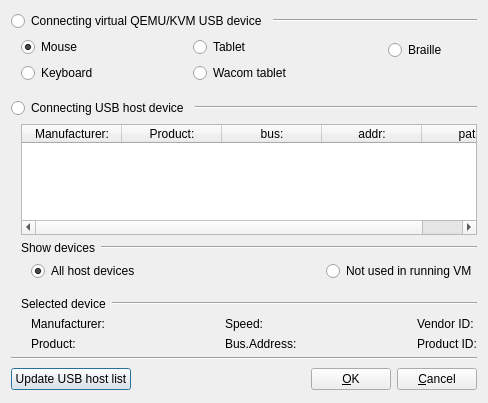
<?xml version="1.0" encoding="UTF-8"?>
<ui version="4.0">
 <class>Add_USB_Port_Window</class>
 <widget class="QDialog" name="Add_USB_Port_Window">
  <property name="geometry">
   <rect>
    <x>0</x>
    <y>0</y>
    <width>488</width>
    <height>403</height>
   </rect>
  </property>
  <property name="windowTitle">
   <string>Adding USB </string>
  </property>
  <property name="windowIcon">
   <iconset>
    <normaloff>:/usb.png</normaloff>:/usb.png</iconset>
  </property>
  <layout class="QVBoxLayout" name="verticalLayout_8">
   <item>
    <layout class="QHBoxLayout" name="horizontalLayout_2">
     <item>
      <widget class="QRadioButton" name="RB_QEMU_USB">
       <property name="sizePolicy">
        <sizepolicy hsizetype="Maximum" vsizetype="Fixed">
         <horstretch>0</horstretch>
         <verstretch>0</verstretch>
        </sizepolicy>
       </property>
       <property name="text">
        <string>Connecting virtual QEMU/KVM USB device</string>
       </property>
       <property name="checkable">
        <bool>false</bool>
       </property>
       <property name="checked">
        <bool>false</bool>
       </property>
       <property name="autoExclusive">
        <bool>false</bool>
       </property>
      </widget>
     </item>
     <item>
      <widget class="Line" name="line_3">
       <property name="orientation">
        <enum>Qt::Horizontal</enum>
       </property>
      </widget>
     </item>
    </layout>
   </item>
   <item>
    <widget class="QWidget" name="Widget_QEMU_Devices" native="true">
     <layout class="QHBoxLayout" name="horizontalLayout_5">
      <property name="leftMargin">
       <number>10</number>
      </property>
      <property name="topMargin">
       <number>0</number>
      </property>
      <property name="rightMargin">
       <number>0</number>
      </property>
      <item>
       <layout class="QVBoxLayout" name="verticalLayout">
        <item>
         <widget class="QRadioButton" name="RB_QEMU_Mouse">
          <property name="text">
           <string>Mouse</string>
          </property>
          <property name="checked">
           <bool>true</bool>
          </property>
         </widget>
        </item>
        <item>
         <widget class="QRadioButton" name="RB_QEMU_Keyboard">
          <property name="text">
           <string>Keyboard</string>
          </property>
         </widget>
        </item>
       </layout>
      </item>
      <item>
       <spacer name="horizontalSpacer_4">
        <property name="orientation">
         <enum>Qt::Horizontal</enum>
        </property>
        <property name="sizeHint" stdset="0">
         <size>
          <width>83</width>
          <height>20</height>
         </size>
        </property>
       </spacer>
      </item>
      <item>
       <layout class="QVBoxLayout" name="verticalLayout_2">
        <item>
         <widget class="QRadioButton" name="RB_QEMU_Tablet">
          <property name="text">
           <string>Tablet</string>
          </property>
         </widget>
        </item>
        <item>
         <widget class="QRadioButton" name="RB_QEMU_WacomTablet">
          <property name="text">
           <string>Wacom tablet</string>
          </property>
         </widget>
        </item>
       </layout>
      </item>
      <item>
       <spacer name="horizontalSpacer_5">
        <property name="orientation">
         <enum>Qt::Horizontal</enum>
        </property>
        <property name="sizeHint" stdset="0">
         <size>
          <width>83</width>
          <height>20</height>
         </size>
        </property>
       </spacer>
      </item>
      <item>
       <layout class="QVBoxLayout" name="verticalLayout_3">
        <item>
         <widget class="QRadioButton" name="RB_QEMU_Braille">
          <property name="text">
           <string>Braille</string>
          </property>
         </widget>
        </item>
        <item>
         <spacer name="horizontalSpacer_6">
          <property name="orientation">
           <enum>Qt::Horizontal</enum>
          </property>
          <property name="sizeHint" stdset="0">
           <size>
            <width>40</width>
            <height>20</height>
           </size>
          </property>
         </spacer>
        </item>
       </layout>
      </item>
     </layout>
    </widget>
   </item>
   <item>
    <layout class="QHBoxLayout" name="horizontalLayout_3">
     <item>
      <widget class="QRadioButton" name="RB_Host_USB">
       <property name="sizePolicy">
        <sizepolicy hsizetype="Maximum" vsizetype="Fixed">
         <horstretch>0</horstretch>
         <verstretch>0</verstretch>
        </sizepolicy>
       </property>
       <property name="text">
        <string>Connecting USB host device</string>
       </property>
       <property name="checkable">
        <bool>false</bool>
       </property>
       <property name="autoExclusive">
        <bool>false</bool>
       </property>
      </widget>
     </item>
     <item>
      <widget class="Line" name="line_2">
       <property name="orientation">
        <enum>Qt::Horizontal</enum>
       </property>
      </widget>
     </item>
    </layout>
   </item>
   <item>
    <widget class="QWidget" name="Widget_Host_Devices" native="true">
     <layout class="QVBoxLayout" name="verticalLayout_7">
      <property name="leftMargin">
       <number>10</number>
      </property>
      <property name="topMargin">
       <number>0</number>
      </property>
      <property name="rightMargin">
       <number>0</number>
      </property>
      <property name="bottomMargin">
       <number>0</number>
      </property>
      <item>
       <widget class="QTableWidget" name="Table_Host_USB">
        <property name="editTriggers">
         <set>QAbstractItemView::NoEditTriggers</set>
        </property>
        <property name="selectionMode">
         <enum>QAbstractItemView::SingleSelection</enum>
        </property>
        <property name="selectionBehavior">
         <enum>QAbstractItemView::SelectRows</enum>
        </property>
        <property name="verticalScrollMode">
         <enum>QAbstractItemView::ScrollPerPixel</enum>
        </property>
        <property name="horizontalScrollMode">
         <enum>QAbstractItemView::ScrollPerPixel</enum>
        </property>
        <column>
         <property name="text">
          <string>Manufacturer:</string>
         </property>
        </column>
        <column>
         <property name="text">
          <string>Product:</string>
         </property>
        </column>
        <column>
         <property name="text">
          <string>bus:</string>
         </property>
        </column>
        <column>
         <property name="text">
          <string>addr:</string>
         </property>
        </column>
        <column>
         <property name="text">
          <string>path:</string>
         </property>
        </column>
       </widget>
      </item>
      <item>
       <layout class="QHBoxLayout" name="horizontalLayout_6">
        <item>
         <widget class="QLabel" name="label_2">
          <property name="sizePolicy">
           <sizepolicy hsizetype="Maximum" vsizetype="Preferred">
            <horstretch>0</horstretch>
            <verstretch>0</verstretch>
           </sizepolicy>
          </property>
          <property name="text">
           <string>Show devices</string>
          </property>
         </widget>
        </item>
        <item>
         <widget class="Line" name="line_5">
          <property name="orientation">
           <enum>Qt::Horizontal</enum>
          </property>
         </widget>
        </item>
       </layout>
      </item>
      <item>
       <layout class="QHBoxLayout" name="horizontalLayout_7">
        <property name="leftMargin">
         <number>10</number>
        </property>
        <item>
         <widget class="QRadioButton" name="RB_Show_All">
          <property name="text">
           <string>All host devices</string>
          </property>
          <property name="checked">
           <bool>true</bool>
          </property>
         </widget>
        </item>
        <item>
         <spacer name="horizontalSpacer">
          <property name="orientation">
           <enum>Qt::Horizontal</enum>
          </property>
          <property name="sizeHint" stdset="0">
           <size>
            <width>13</width>
            <height>18</height>
           </size>
          </property>
         </spacer>
        </item>
        <item>
         <widget class="QRadioButton" name="RB_Show_Not_Used_Runtime">
          <property name="text">
           <string>Not used in running VM</string>
          </property>
         </widget>
        </item>
       </layout>
      </item>
      <item>
       <spacer name="verticalSpacer">
        <property name="orientation">
         <enum>Qt::Vertical</enum>
        </property>
        <property name="sizeType">
         <enum>QSizePolicy::Fixed</enum>
        </property>
        <property name="sizeHint" stdset="0">
         <size>
          <width>100</width>
          <height>10</height>
         </size>
        </property>
       </spacer>
      </item>
      <item>
       <layout class="QHBoxLayout" name="horizontalLayout_4">
        <item>
         <widget class="QLabel" name="Label_Selected_Device">
          <property name="sizePolicy">
           <sizepolicy hsizetype="Maximum" vsizetype="Preferred">
            <horstretch>0</horstretch>
            <verstretch>0</verstretch>
           </sizepolicy>
          </property>
          <property name="text">
           <string>Selected device</string>
          </property>
         </widget>
        </item>
        <item>
         <widget class="Line" name="line_4">
          <property name="orientation">
           <enum>Qt::Horizontal</enum>
          </property>
         </widget>
        </item>
       </layout>
      </item>
      <item>
       <layout class="QHBoxLayout" name="horizontalLayout_8">
        <property name="leftMargin">
         <number>10</number>
        </property>
        <item>
         <layout class="QVBoxLayout" name="verticalLayout_4">
          <item>
           <widget class="QLabel" name="S_Manufacturer">
            <property name="text">
             <string>Manufacturer:</string>
            </property>
           </widget>
          </item>
          <item>
           <widget class="QLabel" name="S_Product">
            <property name="text">
             <string>Product:</string>
            </property>
           </widget>
          </item>
         </layout>
        </item>
        <item>
         <spacer name="horizontalSpacer_7">
          <property name="orientation">
           <enum>Qt::Horizontal</enum>
          </property>
          <property name="sizeHint" stdset="0">
           <size>
            <width>123</width>
            <height>20</height>
           </size>
          </property>
         </spacer>
        </item>
        <item>
         <layout class="QVBoxLayout" name="verticalLayout_5">
          <item>
           <widget class="QLabel" name="S_Speed">
            <property name="text">
             <string>Speed:</string>
            </property>
           </widget>
          </item>
          <item>
           <widget class="QLabel" name="S_BusAddr">
            <property name="text">
             <string>Bus.Address:</string>
            </property>
           </widget>
          </item>
         </layout>
        </item>
        <item>
         <spacer name="horizontalSpacer_8">
          <property name="orientation">
           <enum>Qt::Horizontal</enum>
          </property>
          <property name="sizeHint" stdset="0">
           <size>
            <width>122</width>
            <height>20</height>
           </size>
          </property>
         </spacer>
        </item>
        <item>
         <layout class="QVBoxLayout" name="verticalLayout_6">
          <item>
           <widget class="QLabel" name="S_Vendor_ID">
            <property name="text">
             <string>Vendor ID:</string>
            </property>
           </widget>
          </item>
          <item>
           <widget class="QLabel" name="S_Product_ID">
            <property name="text">
             <string>Product ID:</string>
            </property>
           </widget>
          </item>
         </layout>
        </item>
       </layout>
      </item>
     </layout>
    </widget>
   </item>
   <item>
    <widget class="Line" name="line">
     <property name="orientation">
      <enum>Qt::Horizontal</enum>
     </property>
    </widget>
   </item>
   <item>
    <layout class="QHBoxLayout" name="horizontalLayout">
     <item>
      <widget class="QPushButton" name="Button_Update_Host_USB">
       <property name="sizePolicy">
        <sizepolicy hsizetype="Maximum" vsizetype="Fixed">
         <horstretch>0</horstretch>
         <verstretch>0</verstretch>
        </sizepolicy>
       </property>
       <property name="text">
        <string>Update USB host list</string>
       </property>
       <property name="icon">
        <iconset>
         <normaloff>:/update.png</normaloff>:/update.png</iconset>
       </property>
      </widget>
     </item>
     <item>
      <spacer name="horizontalSpacer_3">
       <property name="orientation">
        <enum>Qt::Horizontal</enum>
       </property>
       <property name="sizeHint" stdset="0">
        <size>
         <width>68</width>
         <height>26</height>
        </size>
       </property>
      </spacer>
     </item>
     <item>
      <widget class="QPushButton" name="Button_OK">
       <property name="text">
        <string>&amp;OK</string>
       </property>
       <property name="icon">
        <iconset>
         <normaloff>:/ok.png</normaloff>:/ok.png</iconset>
       </property>
      </widget>
     </item>
     <item>
      <widget class="QPushButton" name="Button_Cancel">
       <property name="text">
        <string>&amp;Cancel</string>
       </property>
       <property name="icon">
        <iconset>
         <normaloff>:/cancel.png</normaloff>:/cancel.png</iconset>
       </property>
      </widget>
     </item>
    </layout>
   </item>
  </layout>
 </widget>
 <tabstops>
  <tabstop>RB_QEMU_USB</tabstop>
  <tabstop>RB_QEMU_Mouse</tabstop>
  <tabstop>RB_QEMU_Keyboard</tabstop>
  <tabstop>RB_QEMU_Tablet</tabstop>
  <tabstop>RB_QEMU_WacomTablet</tabstop>
  <tabstop>RB_QEMU_Braille</tabstop>
  <tabstop>RB_Host_USB</tabstop>
  <tabstop>Table_Host_USB</tabstop>
  <tabstop>RB_Show_All</tabstop>
  <tabstop>RB_Show_Not_Used_Runtime</tabstop>
  <tabstop>Button_Update_Host_USB</tabstop>
  <tabstop>Button_OK</tabstop>
  <tabstop>Button_Cancel</tabstop>
 </tabstops>
 <resources/>
 <connections>
  <connection>
   <sender>Button_Cancel</sender>
   <signal>clicked()</signal>
   <receiver>Add_USB_Port_Window</receiver>
   <slot>reject()</slot>
   <hints>
    <hint type="sourcelabel">
     <x>466</x>
     <y>381</y>
    </hint>
    <hint type="destinationlabel">
     <x>496</x>
     <y>328</y>
    </hint>
   </hints>
  </connection>
  <connection>
   <sender>Button_OK</sender>
   <signal>clicked()</signal>
   <receiver>Add_USB_Port_Window</receiver>
   <slot>accept()</slot>
   <hints>
    <hint type="sourcelabel">
     <x>364</x>
     <y>386</y>
    </hint>
    <hint type="destinationlabel">
     <x>273</x>
     <y>377</y>
    </hint>
   </hints>
  </connection>
 </connections>
</ui>
